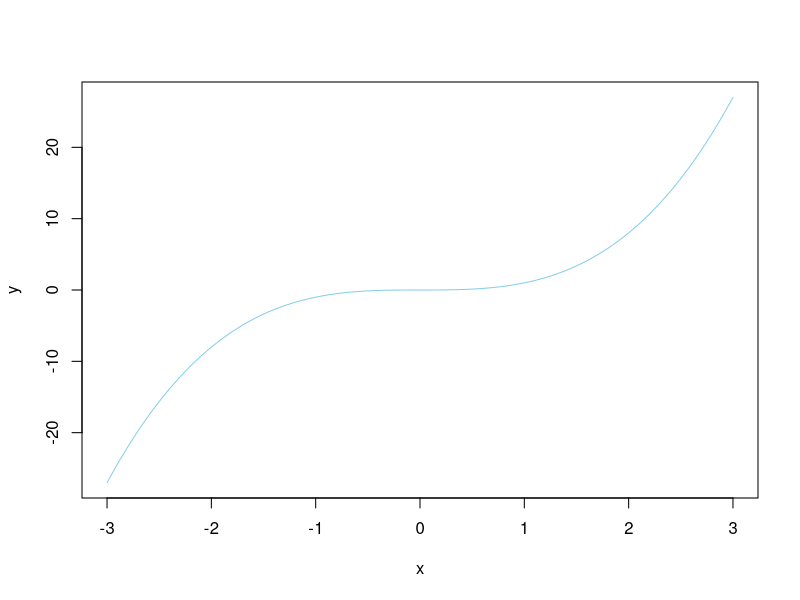

Source code (R): (Note: this script raises an error after producing the figure.)
x = seq(from=-3, to=3, by=0.1)                 # Specify vector of x values.
y = x^3                                        # Specify corresponding y values.
plot(x, y, col="skyblue", type="l")            # Plot the x,y points as a blue line.
openGraph(width=3, height=4)                   # open a graphics window
plot(x=1:4, y=c(1,3,2,4), type="o")            # make a plot in the screen window
saveGraph(file="Exercise-03-03", type="png")   # save the graph as "temp.pdf"